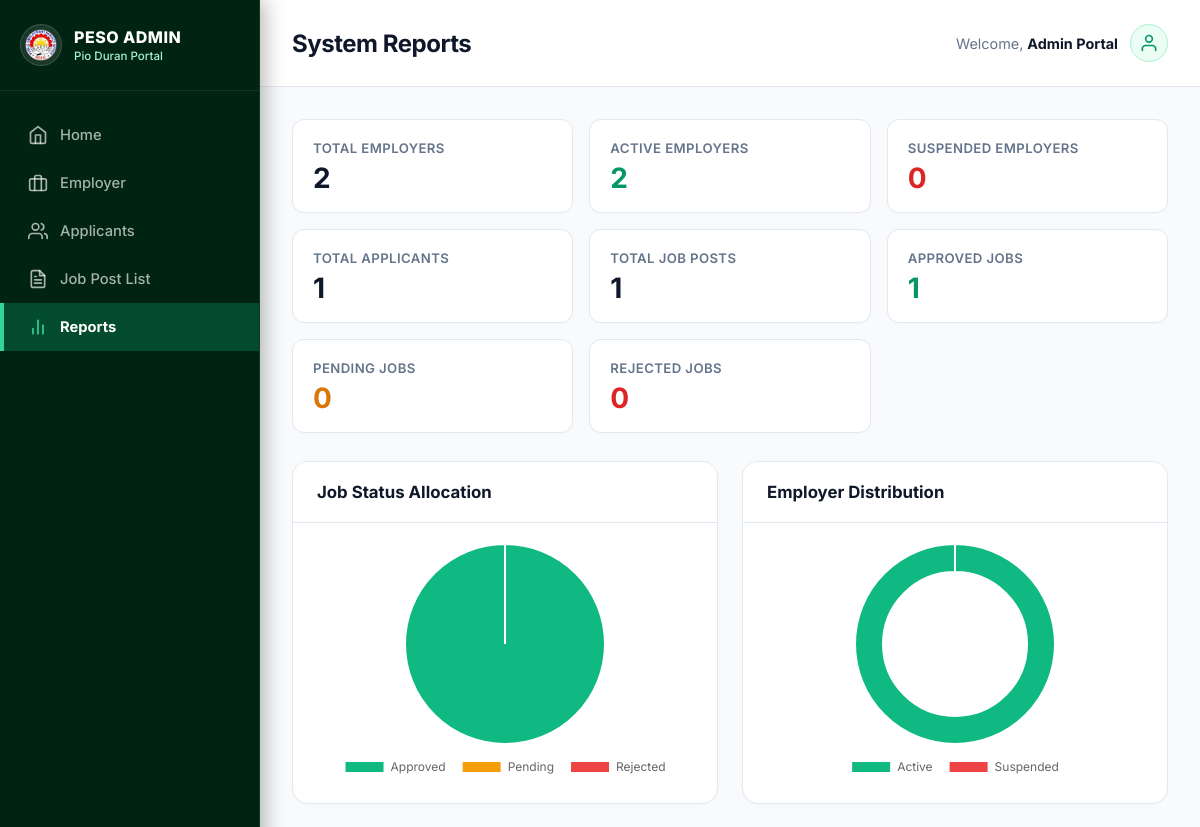
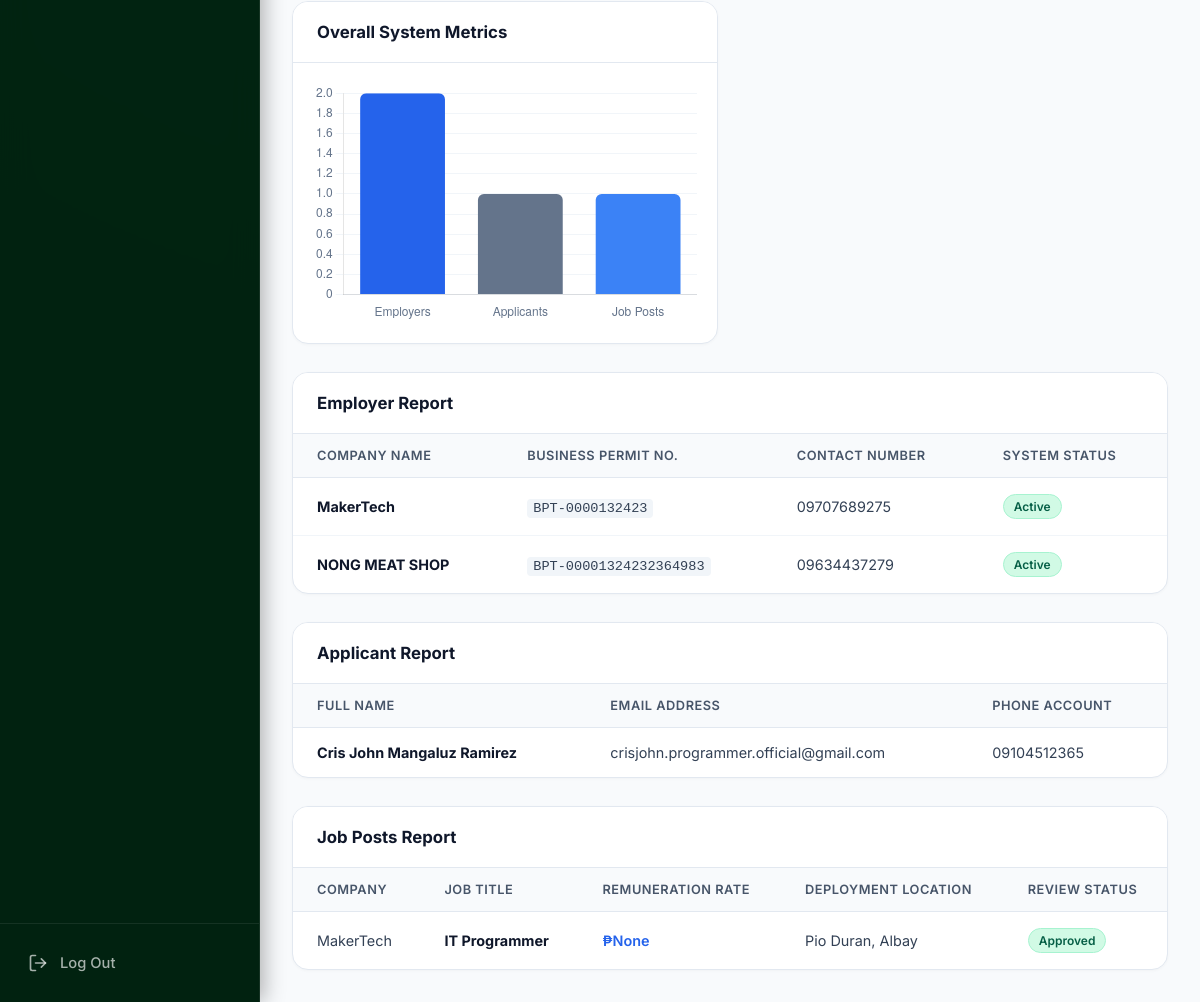
The app's page /peso/reports/ (signed in), older data (2 pictures, top to bottom).
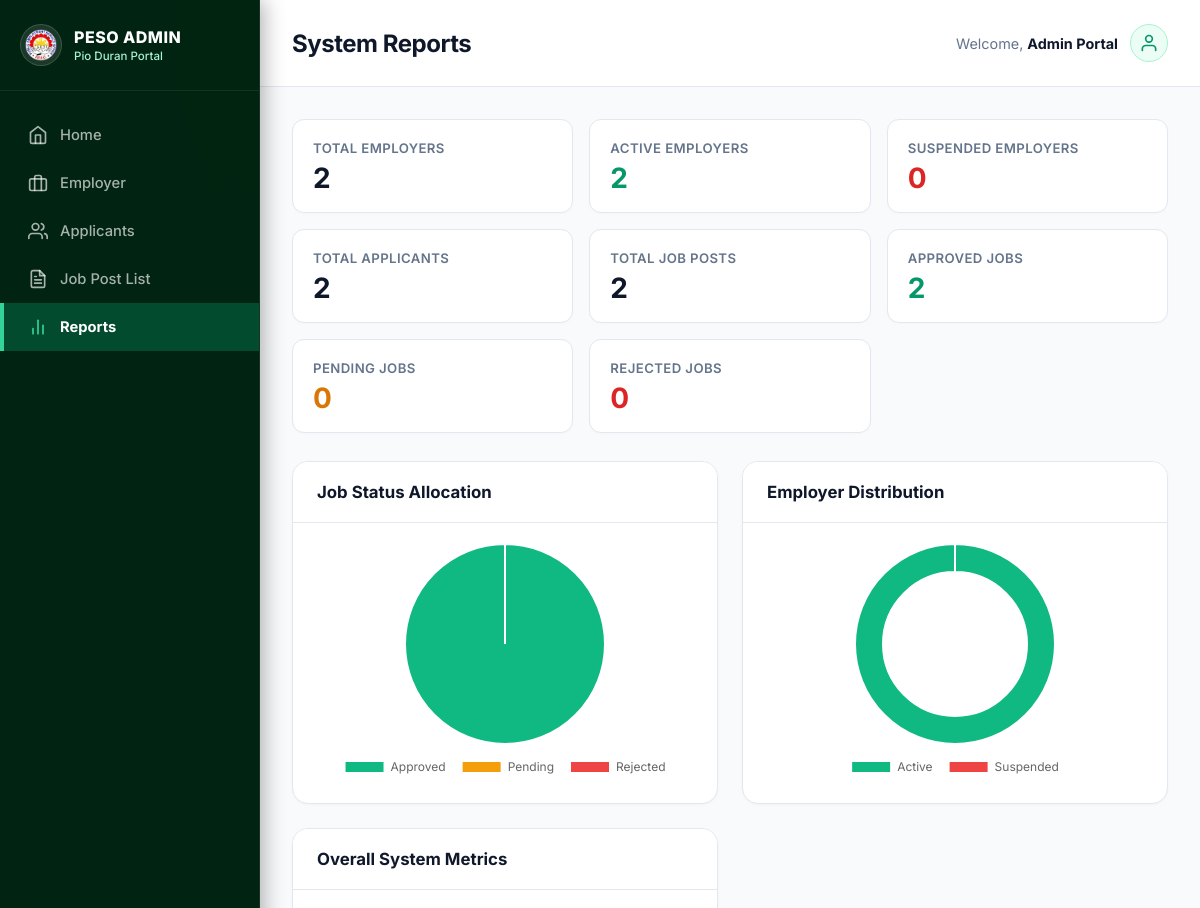
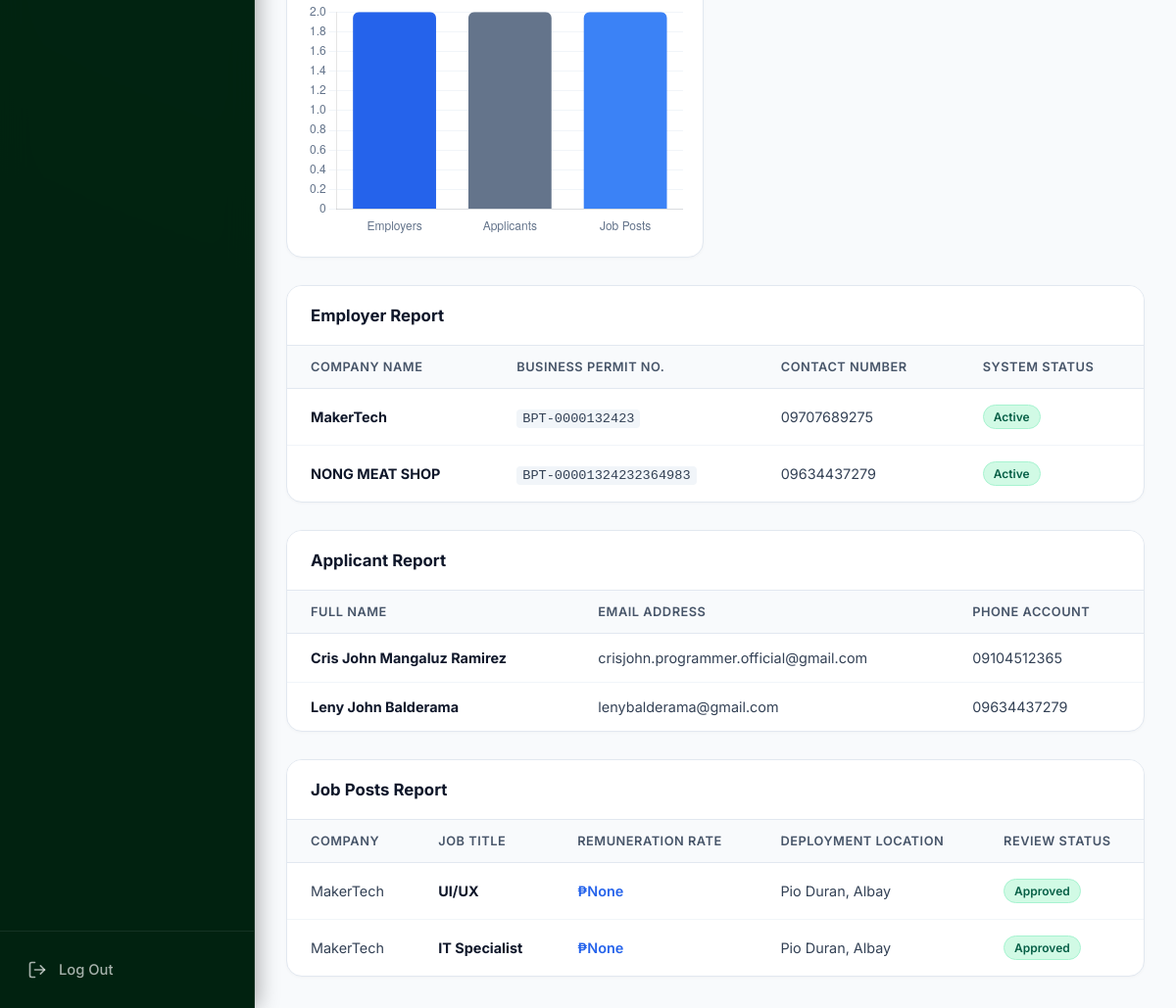
The same page, newer data (2 pictures, top to bottom).
### employer/models.py (models this page shows, shortened)
class Employer(models.Model):
    employer = models.OneToOneField(User, on_delete=models.CASCADE)
    company_name = models.CharField(max_length=255)
    business_permit_no = models.CharField(max_length=255, unique=True)
    contact_no = models.CharField(max_length=11, unique=True)
    description = models.TextField()
    company_logo = models.ImageField(upload_to="company_logo")
    created_at = models.DateTimeField(auto_now_add=True)
    is_active = models.BooleanField(default=True)

class JobPost(models.Model):
    STATUS_CHOICES = (
        ("pending", "Pending Review"),
        ("approved", "Approved"),
        ("rejected", "Rejected"),
    )
    JOB_TYPE = (
        ("full_time", "Full Time"),
        ("part_time", "Part Time"),
        ("contract", "Contract"),
        ("internship", "Internship"),
        ("temporary", "Temporary"),
    )
    employer = models.ForeignKey(
        Employer,
        on_delete=models.CASCADE,
        related_name="jobs"
    )
    title = models.CharField(max_length=255)
    description = models.TextField()
    qualifications = models.TextField()
    responsibilities = models.TextField(blank=True)
    salary = models.DecimalField(
        max_digits=10,
        decimal_places=2,
        null=True,
        blank=True
    )
    location = models.CharField(max_length=255)
    job_type = models.CharField(
        max_length=20,
        choices=JOB_TYPE,
        default="full_time"
    )
    vacancies = models.PositiveIntegerField(default=1)
    deadline = models.DateField()
    status = models.CharField(
        max_length=20,
        choices=STATUS_CHOICES,
        default="pending"
    )
    admin_remarks = models.TextField(blank=True)
    created_at = models.DateTimeField(auto_now_add=True)
    updated_at = models.DateTimeField(auto_now=True)
    approved_at = models.DateTimeField(
        null=True,
        blank=True
    )

### applicant/models.py (models this page shows, shortened)
class Applicant(models.Model):
    user = models.OneToOneField(
        User,
        on_delete=models.CASCADE,
        related_name="applicant_profile"
    )
    first_name = models.CharField(max_length=266)
    last_name = models.CharField(max_length=266)
    middle_name = models.CharField(max_length=266)
    email = models.EmailField(unique=True)
    phone_number = models.CharField(max_length=11)
    resume = models.FileField(upload_to="resume/")
    cover_letter = models.FileField(upload_to="cover/")

### core/views.py (the view)
# urls.py: path("reports/", views.reports, name="reports"),
@login_required(login_url="login_user")
def reports(request):
    context = {
        "total_employers": Employer.objects.count(),
        "active_employers": Employer.objects.filter(is_active=True).count(),
        "suspended_employers": Employer.objects.filter(is_active=False).count(),
        "total_applicants": Applicant.objects.count(),
        "total_jobs": JobPost.objects.count(),
        "approved_jobs": JobPost.objects.filter(status="approved").count(),
        "pending_jobs": JobPost.objects.filter(status="pending").count(),
        "rejected_jobs": JobPost.objects.filter(status="rejected").count(),
        "employers": Employer.objects.all(),
        "applicants": Applicant.objects.all(),
        "jobs": JobPost.objects.select_related("employer").all(),
    }
    return render(request, "pages/reports.html", context)

### core/templates/pages/reports.html (shortened to what the changed rows need)
{% extends 'base.html' %}
{% load static %}
{% block content %}
<header class="content-header">
    <div class="page-title">
        <h2>System Reports</h2>
    </div>
</header>
<div class="dashboard-workspace">
    <div class="stats-grid">
        <div class="stat-card">
            <div class="stat-label">Total Applicants</div>
            <div class="stat-value">{{ total_applicants }}</div>
        </div>
        <div class="stat-card">
            <div class="stat-label">Total Job Posts</div>
            <div class="stat-value">{{ total_jobs }}</div>
        </div>
        <div class="stat-card">
            <div class="stat-label">Approved Jobs</div>
            <div class="stat-value" style="color: #059669;">{{ approved_jobs }}</div>
        </div>
    </div>
    <div class="charts-grid">
        <div class="data-card">
            <div class="chart-container" style="display: block;">
                <canvas id="overallChart"></canvas>
            </div>
        </div>
    </div>
    <div class="data-card">
        <div class="table-responsive">
            <table>
                <thead>
                    <tr>
                        <th>Company Name</th>
                        <th>Business Permit No.</th>
                        <th>Contact Number</th>
                        <th>System Status</th>
                    </tr>
                </thead>
                <tbody>
                    {% for employer in employers %}
                    <tr>
                        <td><strong style="color: #0f172a;">{{ employer.company_name }}</strong></td>
                        <td><code style="font-family: monospace; background: #f1f5f9; padding: 2px 6px; border-radius: 4px; font-size: 0.85rem;">{{ employer.business_permit_no }}</code></td>
                        <td>{{ employer.contact_no }}</td>
                        <td>
                            {% if employer.is_active %}
                                <span class="badge-status active">Active</span>
                            {% else %}
                                <span class="badge-status suspended">Suspended</span>
                            {% endif %}
                        </td>
                    </tr>
                    {% empty %}
                    <tr>
                        <td colspan="4" style="text-align: center; color: #64748b; padding: 40px 0;">No employer instances logged in system database.</td>
                    </tr>
                    {% endfor %}
                </tbody>
            </table>
        </div>
    </div>
    <div class="data-card">
        <div class="table-responsive">
            <table>
                <thead>
                    <tr>
                        <th>Full Name</th>
                        <th>Email Address</th>
                        <th>Phone Account</th>
                    </tr>
                </thead>
                <tbody>
                    {% for applicant in applicants %}
                    <tr>
                        <td><strong style="color: #0f172a;">{{ applicant.first_name }} {{ applicant.middle_name }} {{ applicant.last_name }}</strong></td>
                        <td>{{ applicant.email }}</td>
                        <td>{{ applicant.phone_number }}</td>
                    </tr>
                    {% empty %}
                    <tr>
                        <td colspan="3" style="text-align: center; color: #64748b; padding: 40px 0;">No active job seekers logged in system database.</td>
                    </tr>
                    {% endfor %}
                </tbody>
            </table>
        </div>
    </div>
    <div class="data-card">
        <div class="table-responsive">
            <table>
                <thead>
                    <tr>
                        <th>Company</th>
                        <th>Job Title</th>
                        <th>Remuneration Rate</th>
                        <th>Deployment Location</th>
                        <th>Review Status</th>
                    </tr>
                </thead>
                <tbody>
                    {% for job in jobs %}
                    <tr>
                        <td>{{ job.employer.company_name }}</td>
                        <td><strong style="color: #0f172a;">{{ job.title }}</strong></td>
                        <td style="font-weight: 600; color: #2563eb;">₱{{ job.salary }}</td>
                        <td>{{ job.location }}</td>
                        <td>
                            {% if job.status == 'approved' or job.get_status_display|lower == 'approved' %}
                                <span class="badge-status active">Approved</span>
                            {% elif job.status == 'pending' or job.get_status_display|lower == 'pending' %}
                                <span class="badge-status pending">Pending</span>
                            {% else %}
                                <span class="badge-status rejected">{{ job.get_status_display }}</span>
                            {% endif %}
                        </td>
                    </tr>
                    {% empty %}
                    <tr>
                        <td colspan="5" style="text-align: center; color: #64748b; padding: 40px 0;">No job advertisements logged in system database.</td>
                    </tr>
                    {% endfor %}
                </tbody>
            </table>
        </div>
    </div>
</div>
<script>
const activeGreen = '#10b981';
const pendingAmber = '#f59e0b';
const accentRed = '#ef4444';
const primaryBlue = '#2563eb';
const neutralGray = '#64748b';
new Chart(document.getElementById('jobChart'), {
    type: 'pie',
    data: {
        labels: ['Approved', 'Pending', 'Rejected'],
        datasets: [{
            data: [{{ approved_jobs }}, {{ pending_jobs }}, {{ rejected_jobs }}],
            backgroundColor: [activeGreen, pendingAmber, accentRed],
            borderWidth: 2,
            borderColor: '#ffffff'
        }]
    },
    options: {
        responsive: true,
        maintainAspectRatio: false,
        plugins: {
            legend: {
                position: 'bottom',
                labels: { padding: 16, font: { family: 'Inter, sans-serif', size: 12 } }
            }
        }
    }
});
new Chart(document.getElementById('employerChart'), {
    type: 'doughnut',
    data: {
        labels: ['Active', 'Suspended'],
        datasets: [{
            data: [{{ active_employers }}, {{ suspended_employers }}],
            backgroundColor: [activeGreen, accentRed],
            borderWidth: 2,
            borderColor: '#ffffff'
        }]
    },
    options: {
        responsive: true,
        maintainAspectRatio: false,
        cutout: '72%',
        plugins: {
            legend: {
                position: 'bottom',
                labels: { padding: 16, font: { family: 'Inter, sans-serif', size: 12 } }
            }
        }
    }
});
new Chart(document.getElementById('overallChart'), {
    type: 'bar',
    data: {
        labels: ['Employers', 'Applicants', 'Job Posts'],
        datasets: [{
            data: [{{ total_employers }}, {{ total_applicants }}, {{ total_jobs }}],
            backgroundColor: [primaryBlue, neutralGray, '#3b82f6'],
            borderRadius: 6
        }]
    },
    options: {
        responsive: true,
        maintainAspectRatio: false,
        plugins: {
            legend: { display: false }
        },
        scales: {
            y: {
                beginAtZero: true,
                grid: { color: '#f1f5f9' },
                ticks: { color: '#64748b' }
            },
            x: {
                grid: { display: false },
                ticks: { color: '#64748b' }
            }
        }
    }
});
</script>
{% endblock %}

Row changes from the older to the newer data that the page shows:
removed JobPost: employer.company_name "MakerTech", title "IT Programmer", salary "None", location "Pio Duran, Albay", status "Approved"
added Applicant: first_name "Leny", middle_name "John", last_name "Balderama", email "lenybalderama@gmail.com", phone_number "09634437279"
added JobPost: employer.company_name "MakerTech", title "UI/UX", salary "None", location "Pio Duran, Albay", status "Approved"
added JobPost: employer.company_name "MakerTech", title "IT Specialist", salary "None", location "Pio Duran, Albay", status "Approved"
Text that changed along with them:
{{ total_applicants }}: "1" → "2"
{{ total_jobs }}: "1" → "2"
{{ approved_jobs }}: "1" → "2"
chart data {{ total_applicants }}: 1 → 2
chart data {{ total_jobs }}: 1 → 2
